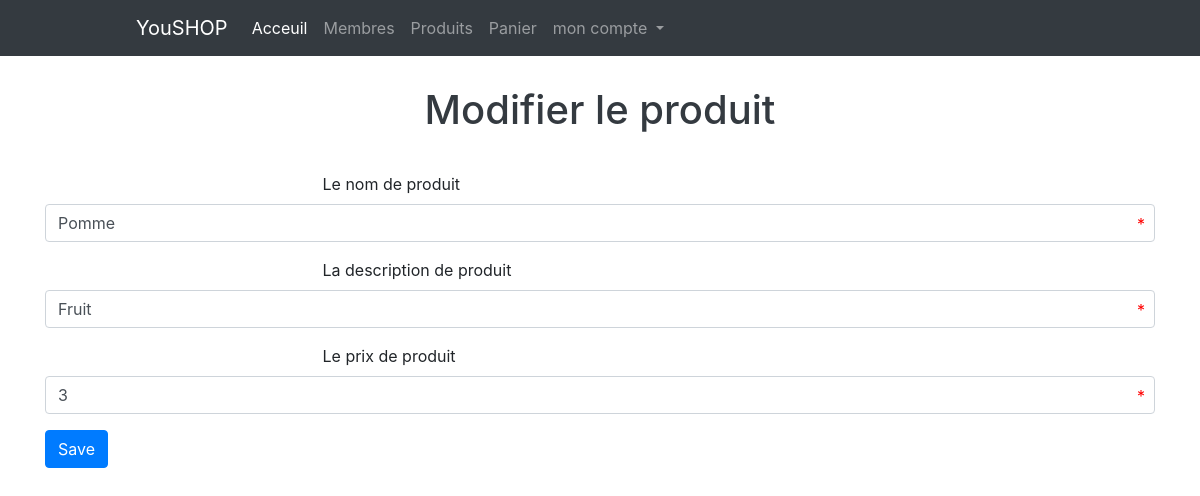
Page /manageproducts.php?do=edit&id=4 (signed in) on the committed database.
### tables this page shows
CREATE TABLE IF NOT EXISTS `products` (
  `id` int(11) NOT NULL AUTO_INCREMENT,
  `name` varchar(255) NOT NULL,
  `description` varchar(255) NOT NULL,
  `price` float NOT NULL,
  `date` date NOT NULL,
  PRIMARY KEY (`id`)
);

### manageproducts.php (the view, shortened to what this page needs)
<?php
if (isset($_SESSION['username'])) {
    include "init.php";
    $do = isset($_GET['do']) ? $_GET['do'] : 'manage';
    if ($do == 'manage') {
        $stmt = $db->prepare("SELECT * FROM products");
        $stmt->execute(array());
        $rows = $stmt->fetchAll();
?>
        <div class="container">
            <h1 class="text-center">Gestion des produits</h1>
            <div class="blank"></div>
            <div class="table-responsive table-center text-center">
                <table class="table table-striped">
                    <thead>
                        <tr>
                            <th scope="col">#ID</th>
                            <th scope="col">Image de produit</th>
                            <th scope="col">Nom de produit</th>
                            <th scope="col">Descripton de produit</th>
                            <th scope="col">Prix de produit</th>
                            <th scope="col">Date d`ajoute</th>
                            <th scope="col">Controle</th>
                        </tr>
                    </thead>
                    <?php
                    foreach ($rows as $row) {
                    ?>
                        <tbody>
                            <tr>
                                <th scope="row"><?php echo $row['id'] ?></th>
                                <td><img id="img_product" src="layout/images/<?php echo $row['name'] ?>.png" alt=""></td>
                                <td><?php echo $row['name'] ?></td>
                                <td><?php echo $row['description'] ?></td>
                                <td><?php echo $row['price'] ?> DH</td>
                                <td><?php echo $row['date'] ?></td>
                                <td>
                                    <a href="?do=edit&id=<?php echo $row['id'] ?>" class="btn btn-success"><i class="fas fa-edit"></i></a>
                                    <a href="?do=delete&id=<?php echo $row['id'] ?>" class="btn btn-danger confirm"><i class="fas fa-trash"></i></a>
                                </td>
                            </tr>
                        </tbody>
                        <?php } ?>
                </table>
            </div>
            <a href="?do=add" class="btn btn-primary"><i class="fas fa-plus"></i>Ajouter produit</a>
        </div>
        <?php
    } elseif ($do == 'edit') {
        $id = isset($_GET['id']) && is_numeric($_GET['id']) ? intval($_GET['id']) : 0;
        $stmt = $db->prepare("SELECT * FROM products WHERE id = ? LIMIT 1");
        $stmt->execute(array($id));
        $row = $stmt->fetch();
        $count = $stmt->rowCount();
        if ($count > 0) {
        ?>
            <h1 class="text-center">Modifier le produit</h1>
            <div class="blank"></div>
            <div class="container">
                <form action="?do=update" method="POST">
                    <div class="form-group">
                        <label for="formGroupExampleInput">Le nom de produit</label>
                        <input name="name" type="text" class="form-control" id="UserName" value="<?php echo $row['name'] ?>" autocomplete="off" required>
                    </div>
                    <div class="form-group">
                        <label for="formGroupExampleInput">La description de produit</label>
                        <input name="description" type="text" class="form-control" id="UserName" value="<?php echo $row['description'] ?>" autocomplete="off" required>
                    </div>
                    <div class="form-group">
                        <label for="formGroupExampleInput">Le prix de produit</label>
                        <input name="price" type="text" class="form-control" id="UserName" value="<?php echo $row['price'] ?>" autocomplete="off" required>
                    </div>
                    <div class="form-group">
                        <input type="submit" value="Save" class="btn btn-primary">
                    </div>
                </form>
            </div>
<?php
        } else {
            $errorMsg = 'Tu peut pas entrer directement dans cette page';
            redirect($errorMsg, 5);
        }
    }
    include $tplDirName . "footer.php";
} else {
    header('location: index.php');
}

### layout/css/backend.css (style rules this page uses)
.blank { height: 30px; }
h1 { color: #343a40; }
.form-group { position: relative; }
label { margin-left: 25%; }

### rows in the picture
products: name "Pomme", description "Fruit", price "3"

### other values in the picture
lang('cartPage') "Panier"
